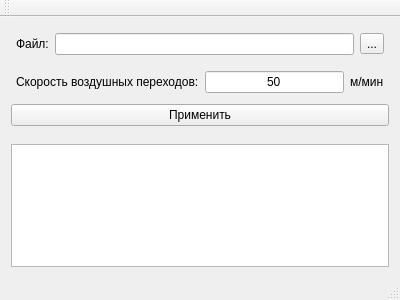
<?xml version="1.0" encoding="UTF-8"?>
<ui version="4.0">
 <class>MainWindow</class>
 <widget class="QMainWindow" name="MainWindow">
  <property name="geometry">
   <rect>
    <x>0</x>
    <y>0</y>
    <width>400</width>
    <height>300</height>
   </rect>
  </property>
  <property name="windowTitle">
   <string>DM-AirTransition-Converter</string>
  </property>
  <widget class="QWidget" name="centralWidget">
   <layout class="QVBoxLayout" name="verticalLayout">
    <item>
     <widget class="QFrame" name="actionsFrame">
      <property name="frameShape">
       <enum>QFrame::NoFrame</enum>
      </property>
      <property name="frameShadow">
       <enum>QFrame::Raised</enum>
      </property>
      <layout class="QGridLayout" name="gridLayout_2">
       <property name="leftMargin">
        <number>0</number>
       </property>
       <property name="topMargin">
        <number>0</number>
       </property>
       <property name="rightMargin">
        <number>0</number>
       </property>
       <property name="bottomMargin">
        <number>12</number>
       </property>
       <item row="0" column="0">
        <widget class="QFrame" name="fileFrame">
         <property name="frameShape">
          <enum>QFrame::NoFrame</enum>
         </property>
         <property name="frameShadow">
          <enum>QFrame::Raised</enum>
         </property>
         <layout class="QHBoxLayout" name="horizontalLayout_2">
          <property name="leftMargin">
           <number>5</number>
          </property>
          <property name="topMargin">
           <number>5</number>
          </property>
          <property name="rightMargin">
           <number>5</number>
          </property>
          <property name="bottomMargin">
           <number>5</number>
          </property>
          <item>
           <widget class="QLabel" name="fileLabel">
            <property name="text">
             <string>Файл:</string>
            </property>
           </widget>
          </item>
          <item>
           <widget class="QLineEdit" name="filePathLineEdit">
            <property name="readOnly">
             <bool>true</bool>
            </property>
           </widget>
          </item>
          <item>
           <widget class="QToolButton" name="selectFileToolButton">
            <property name="text">
             <string>...</string>
            </property>
           </widget>
          </item>
         </layout>
        </widget>
       </item>
       <item row="1" column="0">
        <widget class="QFrame" name="transitionVelocityFrame">
         <property name="frameShape">
          <enum>QFrame::NoFrame</enum>
         </property>
         <property name="frameShadow">
          <enum>QFrame::Raised</enum>
         </property>
         <layout class="QGridLayout" name="gridLayout_3">
          <property name="leftMargin">
           <number>5</number>
          </property>
          <property name="topMargin">
           <number>5</number>
          </property>
          <property name="rightMargin">
           <number>5</number>
          </property>
          <property name="bottomMargin">
           <number>5</number>
          </property>
          <item row="0" column="0">
           <widget class="QLabel" name="transitionVelocityLabel">
            <property name="text">
             <string>Скорость воздушных переходов:</string>
            </property>
           </widget>
          </item>
          <item row="0" column="2">
           <widget class="QLabel" name="transitionVelocityUnitsLabel">
            <property name="text">
             <string>м/мин</string>
            </property>
           </widget>
          </item>
          <item row="0" column="1">
           <widget class="QLineEdit" name="transitionVelocityLineEdit">
            <property name="text">
             <string>50</string>
            </property>
            <property name="alignment">
             <set>Qt::AlignCenter</set>
            </property>
           </widget>
          </item>
         </layout>
        </widget>
       </item>
       <item row="2" column="0">
        <widget class="QPushButton" name="applyPushButton">
         <property name="text">
          <string>Применить</string>
         </property>
        </widget>
       </item>
      </layout>
     </widget>
    </item>
    <item>
     <widget class="QFrame" name="statusFrame">
      <property name="frameShape">
       <enum>QFrame::NoFrame</enum>
      </property>
      <property name="frameShadow">
       <enum>QFrame::Raised</enum>
      </property>
      <layout class="QGridLayout" name="gridLayout">
       <property name="leftMargin">
        <number>0</number>
       </property>
       <property name="topMargin">
        <number>0</number>
       </property>
       <property name="rightMargin">
        <number>0</number>
       </property>
       <property name="bottomMargin">
        <number>0</number>
       </property>
       <item row="0" column="0">
        <widget class="QPlainTextEdit" name="statusPlainTextEdit">
         <property name="readOnly">
          <bool>true</bool>
         </property>
        </widget>
       </item>
      </layout>
     </widget>
    </item>
   </layout>
  </widget>
  <widget class="QMenuBar" name="menuBar">
   <property name="geometry">
    <rect>
     <x>0</x>
     <y>0</y>
     <width>400</width>
     <height>22</height>
    </rect>
   </property>
  </widget>
  <widget class="QToolBar" name="mainToolBar">
   <attribute name="toolBarArea">
    <enum>TopToolBarArea</enum>
   </attribute>
   <attribute name="toolBarBreak">
    <bool>false</bool>
   </attribute>
  </widget>
  <widget class="QStatusBar" name="statusBar"/>
 </widget>
 <layoutdefault spacing="6" margin="11"/>
 <resources/>
 <connections/>
</ui>
